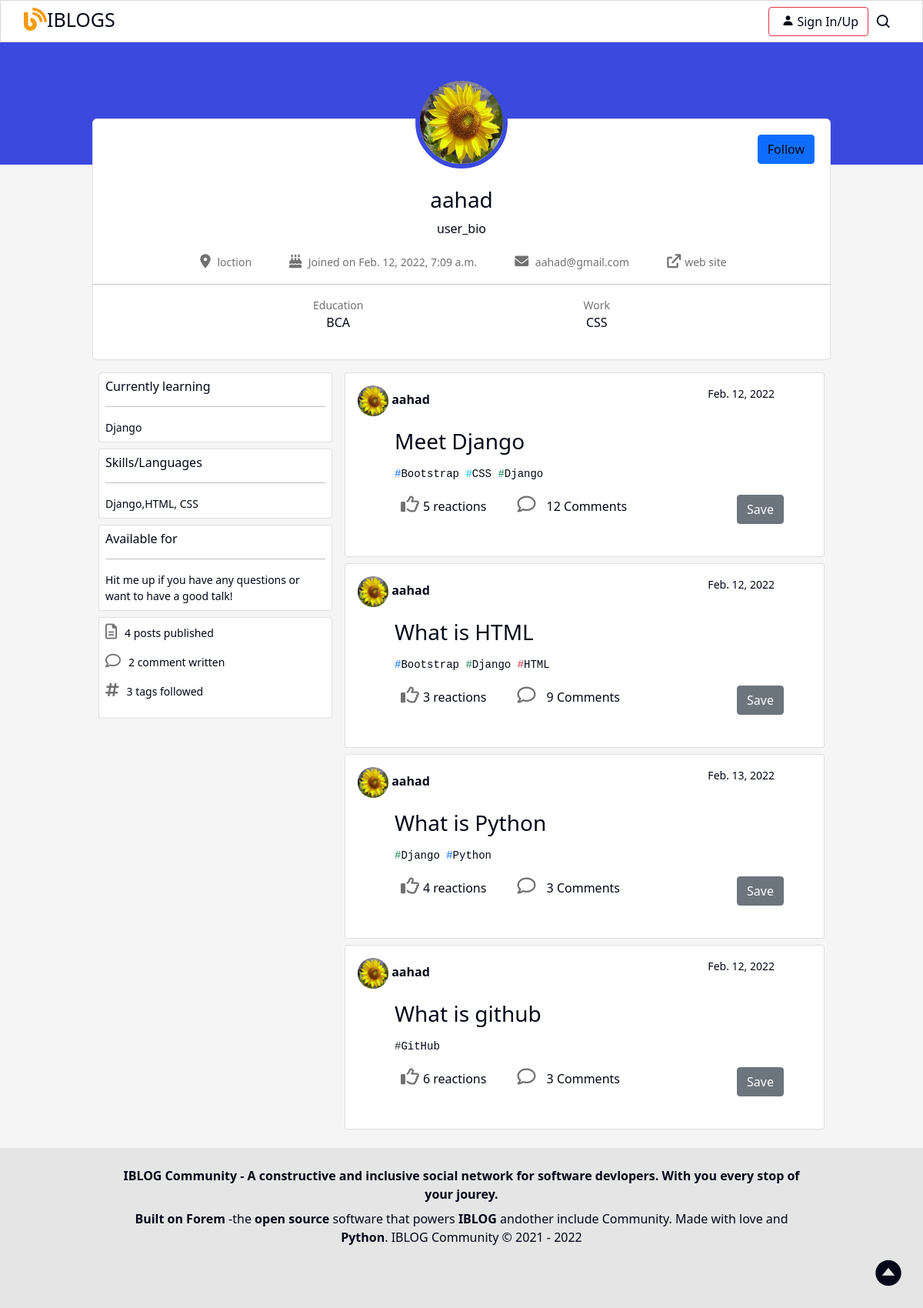
Page /post/aahad on the committed database.
### app/models.py (models this page shows, shortened)
class Post(models.Model):
    user_id=models.ForeignKey(User, on_delete=models.CASCADE,related_name='post', )
    title=models.CharField(max_length=200)
    content = models.TextField(max_length=1000)
    category=models.ManyToManyField(Category)
    image=models.ImageField(upload_to='app/Post/')
    created_date =models.DateField(auto_now_add=True,null=True)
    updated_date =models.DateField(auto_now=True)
    Created_by = models.CharField(max_length=200,blank=True)
    updated_by = models.CharField(max_length=200,blank=True)
    likes = models.ManyToManyField(User, related_name='blogpost_like',blank=True)
    class Meta:
        ordering = ['title']

class ResizeImageMixin:
    def resize(self, imageField: models.ImageField, size:tuple):
        im = Image.open(imageField)  # Catch original
        source_image = im.convert('RGB')
        source_image.thumbnail(size)  # Resize to size
        output = BytesIO()
        source_image.save(output, format='JPEG') # Save resize image to bytes
        output.seek(0)
        content_file = ContentFile(output.read())  # Read output and create ContentFile in memory
        file = File(content_file)
        random_name = f'{uuid.uuid4()}.jpeg'
        imageField.save(random_name, file, save=False)

class Category(models.Model,ResizeImageMixin):
    CHOICES=[
        ('success','Green '),
        ('danger','Red'),
        ('dark','Black'),
        ('warning','Yellow'),
         ('info','Sky Blue'),
         ('primary','Blue'),
       ]
    user_id=models.ForeignKey(User, on_delete=models.CASCADE,related_name='category')
    title = models.CharField(max_length=100)
    color=models.CharField(max_length=32,choices=CHOICES,default='Black' ,verbose_name="Chuse categry color")
    description=models.TextField()
    url=models.CharField(max_length=100)
    created_date =models.DateField(auto_now_add=True,null=True)
    updated_date =models.DateField(auto_now=True)
    Created_by = models.TextField(max_length=200,blank=True)
    updated_by = models.TextField(max_length=200,blank=True)
    class Meta:
        ordering = ['title']
    def __str__(self):
        return self.title

### app/views.py (the view)
# urls.py: path('post/<slug:user_id>',views.postuserprofile ,name='postuserprofile'),
def postuserprofile(request,user_id):
    user=User.objects.get(username=user_id)
    cats=Post.objects.all()
    clicked_cat=cats.filter(user_id=user)
    return render(request,"app/postuserprofile.html",{'user':user , "post":clicked_cat})

### app/templates/app/postuserprofile.html (shortened to what this page needs)
{% extends 'app/base.html' %}
{% load static %}
{% block body %}
<div class="col">
    <div class="cardbg card  profile-card">
    <div class=" profile-image" >
      <img src="{% static 'app/img/tint1.jpg' %}"  alt="">
       </div>
       <div class="button1">
        <a class="btn btn-primary" href="#" role="button">Follow</a>
             </div>
     <div class="username">
       <h3>{{user.username}}</h3>
       <div class="bio">
        <p>user_bio</p>
        <div class="join">
            <p><i class="fa-solid fa-location-dot"></i> loction</p>
            <p><i class="fa-solid fa-cake-candles"></i> Joined on  {{user.date_joined}}</p>
            <a href=""><i class="fa-solid fa-envelope"></i> {{user.email}}</a>
            <a href=""><i class="fa-solid fa-arrow-up-right-from-square"></i>web site </a>
        </div>
       </div>
      </div>
      <hr>
     <div class="profile_data">
      <div class="profile_Education">
        <p class="muted">Education</p>
        <p>BCA</p>
    </div>
    <div class="profile_work">
      <p class="muted">Work</p>
    <p>CSS </p>
  </div>
     </div>
    </div>
</div>
<div class="profile-post">
  <div class="row post33">
    <div  id="infomore" class="col-md-4 col px-md-2 px-0">
    <div class="card cardbg  mb-2 p-2">
      <h6 class="m-0">Currently learning</h6>
        <hr >
       <p class="m-0">Django</p>
    </div>
    <div class="card cardbg mb-2 p-2">
      <h6 class="m-0">Skills/Languages</h6>
        <hr >
       <p class="m-0">Django,HTML, CSS </p>
    </div>
    <div class="card cardbg mb-2 p-2">
      <h6 class="m-0">Available for</h6>
        <hr >
       <p class="m-0">Hit me up if you have any questions or want to have a good talk!</p>
    </div>
    <div class="card cardbg mb-2 p-2">
       <p class=""><i class="fa-regular fa-file-lines"></i>4 posts published</p>
       <p class=""><i class="fa-regular fa-comment"></i>2 comment written</p>
       <p class=""><i class="fa-regular fa-hashtag"></i>3 tags followed</p>
    </div>
  </div>
    <div class="col-md-8 px-md-2 px-0">
      <div class="col">
        {% for p in post %}
        <div  class="cardbg card tags mb-2 " >
           <div class="card-body">
            <div class="row"> <span class=""> <img src="{% static 'app/img/tint1.jpg' %}" class="rounded-circle " style="width: 40px;" alt="">
                <b class=""> {{p.user_id}}</b>
                <small class="float-end mx-5 ">{{p.created_date}}</small>
            </div>
               <div class="card-text px-5 ">
                  <a class="nav-link link-dark  p-0"  href="/app/{{p.id}}"><h3 class="m-0 their title py-3"> {{p.title}}</h3></a>
                  <span class="d-flex">
                  {% for area in p.category.all|slice:":3" %}
                  <pre><a href="/category/{{area.url}} " style="text-decoration: none; color: black;"><span class="text-{{area.color}}">#</span><span>{{ area }} </span></a></pre>
                  {% endfor %}
                  </span>
                  <div class="row">
                    <div class="col-auto respons p-0"><span class=""><a class="nav-link link-dark p-0"  href="/app/{{p.url}}"><i class="fa-regular fa-thumbs-up" style="font-size: 24px; margin-right: 5px;"></i>{{ p.likes.count }} reactions</a></span></div>
                    <div class="col-auto respons p-0"><span class=""><a class="nav-link    link-dark p-0"  href="/app/{{p.url}}"> <i class="fa-regular fa-comment" style="font-size:24px"></i> {{p.comment.count}} Comments</a></span></div>
                      <div class="col p-0   "> <button class="ms-2 btrespons btn btn-secondary m-0 float-end">Save</button></div>
                  </div>
               </div>
           </div>
        </div>
        {% endfor %}
       </div>
    </div>
  </div>
</div>
{% endblock body %}

### app/static/app/css/style.css (style rules this page uses)
@media only screen and (min-width: 768px) { .tags { height: 15rem; } }
@media only screen and (min-width: 768px) { .respons { margin: 20px; } }
* { margin: 0; padding: 0; box-sizing: border-box; color:var(--color); }
:root { --nav-color:#fff; --top-color:#fff; --search-boder:#6495ED; --side-nav:#fff; --color:#010718; --body-color:rgb(245,245,245); --text-color:#010718; --search-bar:#f2f2f2; --search-text:#010718; --border-color:rgb(216, 216, 216); --card-bg:#fafafa; --footer-bg:#E5E5E5; --login-color:#fff; --muted-color:#717171; }
.body { background-color: var(--body-color); }
.nav-link { padding: .5rem .5rem !important; }
.col .cardbg { background-color: var(--nav-color); }
body a { color:var(--text-color) !important; }
.fa-regular { color:var(--text-color); cursor: pointer; font-size: 24px; }
.fa-solid { color: red; cursor: pointer; font-size: 24px; }
.profile-card { margin: -60px 120px 16px; padding-bottom: 20px; border-radius: 6px !important; }
.profile-card img { position: absolute; top: -18%; width: 120px; border-radius: 50%; border: 6px solid #3b49df; }
.profile-image { display: flex; justify-content: center; }
.profile-card .username { margin-top: 30px; text-align: center; }
.bio .join p { display: inline; margin: 20px; font-size: 14px; color: var(--muted-color); }
.username .bio a { margin: 20px; font-size: 14px; color: var(--muted-color) !important; text-decoration: none; }
.join i { color:var(--muted-color); font-size: 18px; margin: 5px; }
.profile-card .profile_data { display: flex; justify-content: space-evenly; text-align: center; }
.profile_data .muted { color: var(--muted-color); font-size: 14px; margin: 0px; }
.profile-card .button1 { display: flex; justify-content: flex-end; margin-right: 20px; margin-top: 20px; }
.profile-post .post33 { margin: 0px 120px; }
.post33 p { font-size: 14px; color: var(--color); }
.post33 .cardbg i { color: var(--muted-color); font-size: 20px; margin-right: 10px; }

### rows in the picture
Post: user_id "aahad", created_date "Feb. 12, 2022", title "Meet Django", likes.count "5", comment.count "12"
Category: title "Bootstrap"
Category: title "CSS"
Category: title "Django"
Post: user_id "aahad", created_date "Feb. 12, 2022", title "What is HTML", likes.count "3", comment.count "9"
Category: title "HTML"
Post: user_id "aahad", created_date "Feb. 13, 2022", title "What is Python", likes.count "4", comment.count "3"
Category: title "Python"
Post: user_id "aahad", created_date "Feb. 12, 2022", title "What is github", likes.count "6", comment.count "3"
Category: title "GitHub"

### other values in the picture
{{ user.username }} "aahad"
{{ user.date_joined }} "Feb. 12, 2022, 7:09 a.m."
{{ user.email }} "aahad@gmail.com"
